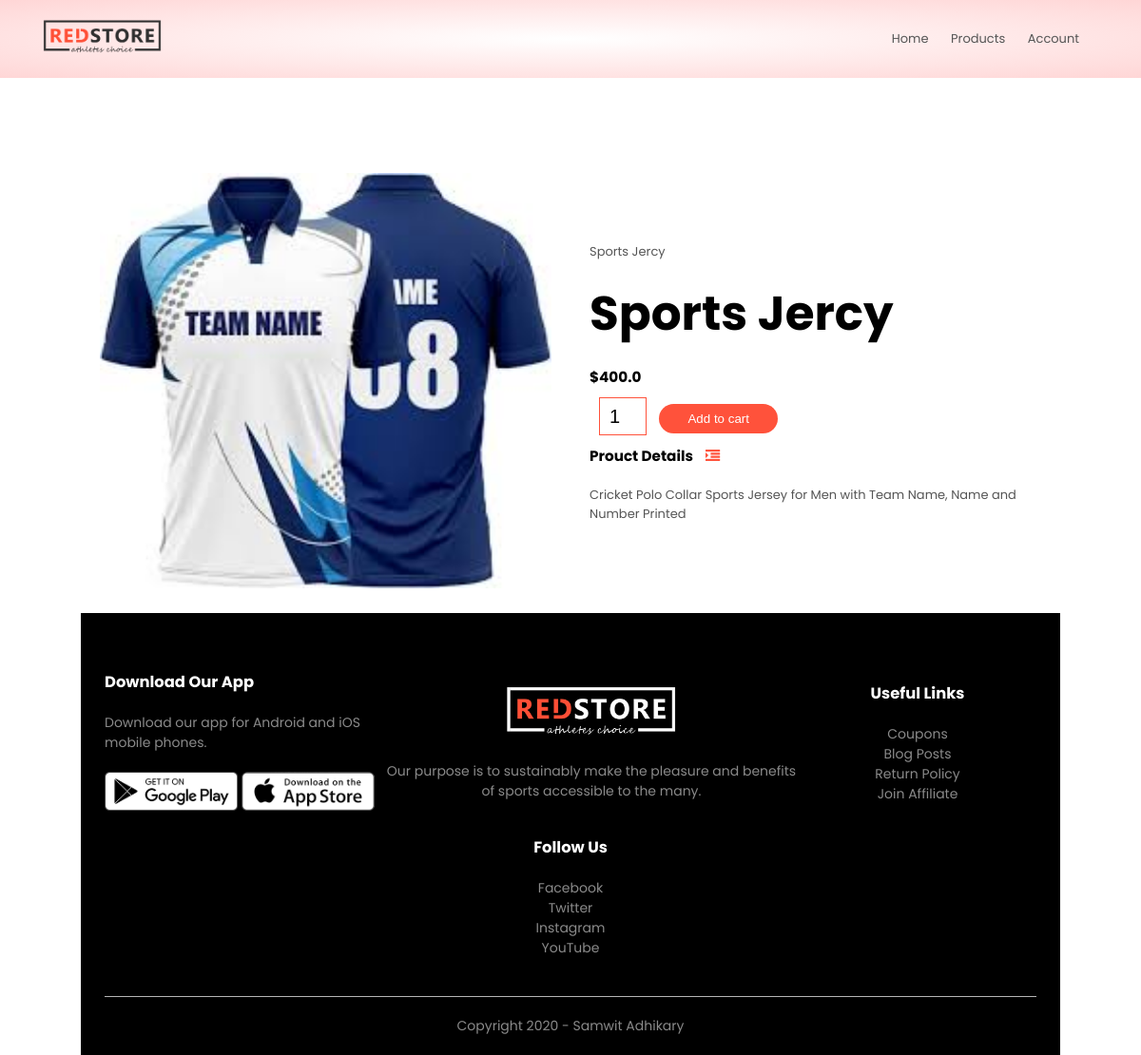
/product_detail/8, run on the app's committed database.
### products/models.py (models this page shows, shortened)
class Product(models.Model):
    LIVE = 1
    DELETE = 0
    DELETE_CHOICES = ((LIVE,'Live'),(DELETE,'Delete'))
    title = models.CharField(max_length=200)
    price = models.FloatField()
    description = models.TextField()
    image = models.ImageField(upload_to='media/')
    priority = models.IntegerField(default=0)
    delete_status = models.IntegerField(choices=DELETE_CHOICES,default=LIVE)
    created_at = models.DateTimeField(auto_now_add=True)
    updated_at = models.DateTimeField(auto_now=True)

### products/views.py (the view)
# urls.py: path('product_detail/<pk>',views.Detail_product,name='detail_product')
def Detail_product(request,pk):
    product = Product.objects.get(pk=pk)
    context = {'product': product }
    return render(request,'product_detail.html', context)

### orders/context_processors.py (called while the page is built)
def cart_count(request):
    if request.user.is_authenticated:
        customer = request.user.customer_profile
        cart = Order.objects.filter(owner=customer, order_status=Order.CART_STAGE).first()
        if cart:
            count = cart.added_items.aggregate(total_quantity=Sum('quantity'))['total_quantity'] or 0
        else:
            count = 0
    else:
        count = 0
    return {
        'cart_count': count
    }

### templates/product_detail.html
{% extends 'blank_layout.html' %}
{% block content %}
{% include 'product_description.html' %}
{% endblock content %}

### templates/product_description.html (shortened to what this page needs)
{% load static %}
<div class="small-container single-product">
    <div class="row">
        <div class="col-2">
            <img src="{{ product.image.url }}" width="100%" id="ProductImg">
        </div>
        <div class="col-2">
            <p>{{ product.title }}</p>
            <h1>{{ product.title }}</h1>
            <h3>${{ product.price }}</h3>
            <form action="{% url 'add_to_cart' %}" method="post" enctype="multipart/form-data">
                <input type="number" name="quantity" value="1">
                <button type="submit" class="btn">Add to cart</button>
            </form>
        <h3>Prouct Details <i class="fa fa-indent"></i></h3>
        <br>
        <p>{{ product.description }}</p>
        </div>

### static/css/style.css (style rules this page uses)
* { margin: 0; padding: 0; box-sizing: border-box; }
body { font-family:'Poppins', Arial, Helvetica, sans-serif; font-size: 13px; }
p { color: #555; }
.row { display: flex; align-items: center; flex-wrap: wrap; justify-content: space-around; }
.col-2 { flex-basis: 50%; min-width: 300px; }
.col-2 img { max-width: 100%; padding: 50px 0; }
.col-2 h1 { font-size: 50px; line-height: 60px; margin: 25px 0; }
.btn { display: inline-block; background: #ff523b; color: white; padding: 8px 30px; margin: 30px 0; border-radius: 30px; transition: background 0.5s; }
.small-container { max-width: 1080px; margin: auto; padding-left: 25px; padding-right: 25px; }
.single-product { margin-top: 80px; }
.single-product .col-2 img { padding: 0; }
.single-product .col-2 { padding: 20px; }
.single-product input { width: 50px; height: 40px; padding-left: 10px; font-size: 20px; margin-left: 10px; border: 1px solid #ff523b; margin-right: 10px; }
.single-product .fa { color: #ff523b; margin-left: 10px; }
form input { width: 100%; height: 30px; margin: 10px 0; padding: 0 10px; border: 1px solid #ccc; }
form .btn { border: none; cursor: pointer; margin: 10px 0; }

### data on the page
Product: image (picture), title "Sports Jercy", price "400.0", description "Cricket Polo Collar Sports Jersey for Men with Team Name, Name and Number Printed"
